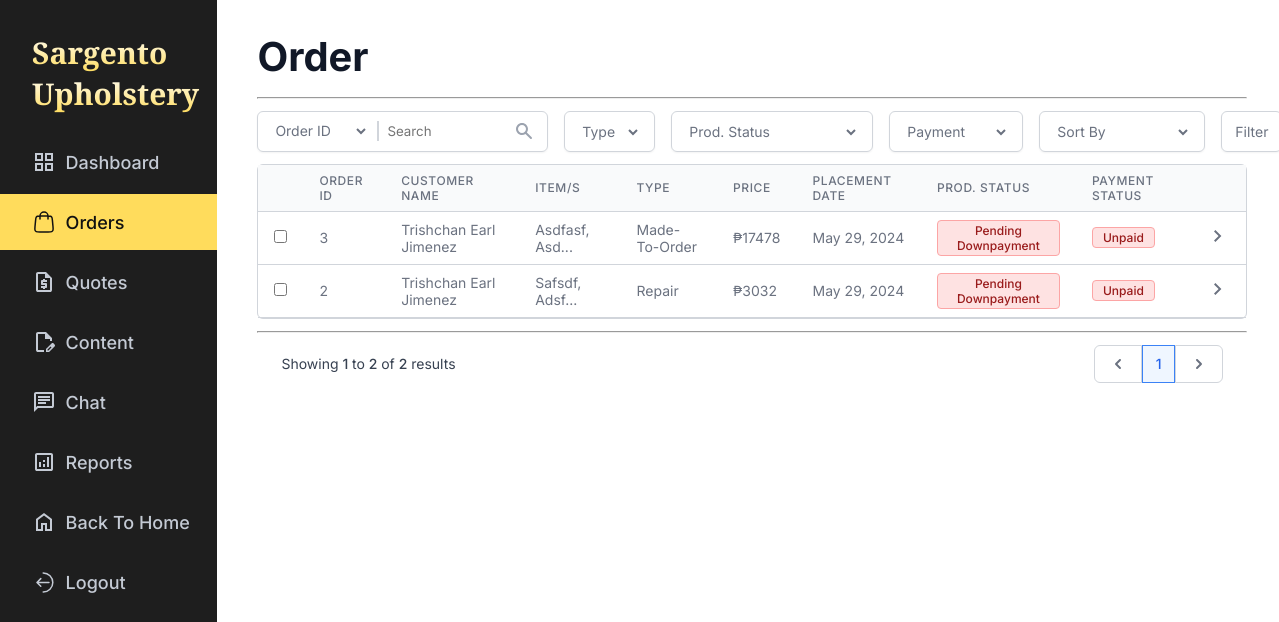
The page /admin/orders.php on the database its author committed.
### tables this page shows
CREATE TABLE IF NOT EXISTS `orders` (
  `order_id` int NOT NULL AUTO_INCREMENT,
  `quote_id` int DEFAULT NULL,
  `order_phase` enum('pending_downpayment','awaiting_furniture','in_production','pending_fullpayment','out_for_delivery','received','cancelled') NOT NULL DEFAULT 'pending_downpayment',
  `payment_phase` enum('unpaid','partially_paid','fully_paid') NOT NULL DEFAULT 'unpaid',
  `created_at` datetime NOT NULL DEFAULT CURRENT_TIMESTAMP,
  `est_completion_date` date DEFAULT NULL,
  `updated_at` timestamp NOT NULL DEFAULT CURRENT_TIMESTAMP,
  PRIMARY KEY (`order_id`),
  KEY `orders_quote_id_fk` (`quote_id`)
);

### admin/orders.php (the view, shortened to what this page needs)
<?php
    require '../database_connection.php';
    $order_sort = $_GET['order-sort'] ?? '';
    $current_page = isset($_GET['page']) ? (int)($_GET['page']) : 1;
    $count_query = "
        SELECT
            COUNT(*) AS total_records
        FROM
            orders O
        JOIN
            quotes Q USING(quote_id)
        JOIN
            users U ON Q.customer_id = U.user_id
        WHERE 1
    ";
    $query = "
        SELECT
            O.order_id,
            U.name AS customer_name,
            Q.service_type AS order_type,
            Q.total_price AS price,
            GROUP_CONCAT(CONCAT(UPPER(SUBSTRING(I.furniture, 1, 1)), LOWER(SUBSTRING(I.furniture, 2))) SEPARATOR ', ') AS item,
            O.created_at AS placement_date,
            O.order_phase AS prod_status,
            O.payment_phase AS payment_status
        FROM
            orders O
        JOIN
            quotes Q USING (quote_id)
        LEFT JOIN
            items I USING (quote_id)
        JOIN
            users U ON Q.customer_id = U.user_id
        WHERE 1
    ";
    $count_result = $conn->query($count_query);
    $total_records = $count_result->fetch(PDO::FETCH_ASSOC)['total_records'];
    $query .= " GROUP BY O.order_id";
    if (!($order_sort === 'default' || empty($order_sort))) {
        $query .= " ORDER BY $order_sort DESC";
    } else {
        $query .= " ORDER BY O.updated_at DESC";
    }
    $query .= " LIMIT 10";
    $stmt = $conn->query($query);
    $orders = $stmt->fetchAll(PDO::FETCH_ASSOC);
    $page_count = $total_records < 10 ? 1 : ceil($total_records / 10);
?>
<!DOCTYPE html>
<html lang="en">
<head>
    <link rel="stylesheet" href="../css/global.css">
    <link rel="stylesheet" href="../css/admin/orders.css">
</head>
<body>
    <div class="orders">
        <?php require 'sidebar.php' ?>
        <div class="order-list">
            <p class="main-title">Order</p>
            <hr class="divider">
            <form class="order-filters" method="get" action="">
                <div class="order-filter-search">
                    <select name="search-order" id="" class="search-selector">
                        <option value="order_id">Order ID</option>
                    </select>
                    <hr class="filter-divider">
                    <div class="input-search">
                        <input type="text" name="search-input" id="" size="12" placeholder="Search">
                        <img src="../websiteimages/icons/Search.svg" alt="">
                    </div>
                </div>
                <div class="filter-type selector-container">
                    <select name="service-type" id="" class="selector">
                        <option value="default">Type</option>
                    </select>
                </div>
                <div class="filter-prod-status selector-container">
                    <select name="order-prod-status" id="" class="selector">
                        <option value="default">Prod. Status</option>
                    </select>
                </div>
                <div class="filter-payment-status selector-container">
                    <select name="order-payment-status" id="" class="selector">
                        <option value="default">Payment</option>
                    </select>
                </div>
                <div class="filter-sort selector-container">
                    <select name="order-sort" id="" class="selector">
                        <option value="default">Sort By</option>
                    </select>
                </div>
                <input type="submit" value="Filter">
            </form>
            <table class="order-table">
                <thead>
                    <tr>
                        <th></th>
                        <th>Order Id</th>
                        <th>Customer Name</th>
                        <th>ITEM/S</th>
                        <th>Type</th>
                        <th>Price</th>
                        <th>Placement Date</th>
                        <th>Prod. Status</th>
                        <th>Payment Status</th>
                        <th></th>
                    </tr>
                </thead>
                <tbody>
                    <?php
                        foreach($orders AS $order) {
                            $price = is_null($order['price']) ? "N/A" : "₱{$order['price']}";
                            $date = date('M d, Y', strtotime($order['placement_date']));
                            $prod_status = str_replace("_", "-", $order['prod_status']);
                            $prod_status_text = ucwords(str_replace("-", " ", $prod_status));
                            $payment_status = str_replace("_", "-", $order['payment_status']);
                            $payment_status_text = ucwords(str_replace("_", " ", $order['payment_status']));
                            $type = ($order['order_type'] === "mto") ? "Made-To-Order" : "Repair";
                            $order_status = str_replace("_", "-", $order['prod_status']);
                            $statuses = [
                                "pending-downpayment" => "Pending Downpayment",
                                "awating-furniture" => "Awaiting Furniture",
                                "in-production" => "In Production",
                                "pending-fullpayment" => "Pending Fullpayment",
                                "out-for-delivery" => "Out for Delivery",
                                "received" => "Received",
                            ];
                            $prod_status_options = "";
                            if($order_status === "cancelled") {
                            } else {
                                $include = false;
                                foreach ($statuses as $status => $status_text) {
                                    if ($include) {
                                        $prod_status_options .= "<option value='{$status}'>{$status_text}</option>";
                                    }
                                    if ($status === $order_status) {
                                        $prod_status_options .= "<option value='{$status}'>{$status_text}</option>";
                                        $include = true;
                                    }
                                }
                            }
                            $item = ucwords($order['item']);
                            if (strlen($item) > 12) {
                                $item = substr($item, 0, 12) . '...';
                            }
                            echo "
                            <tr data-id='{$order['order_id']}'>
                                <td><input type='checkbox' name='' id=''></td>
                                <td>{$order['order_id']}</td>
                                <td>{$order['customer_name']}</td>
                                <td>{$item}</td>
                                <td>{$type}</td>
                                <td>{$price}</td>
                                <td>{$date}</td>
                                <td class='prod-status status'>
                                    <span data-prod-status='{$prod_status}'>{$prod_status_text}</span>
                                    <select name='select-prod-status' id=''>
                                        {$prod_status_options}
                                    </select>
                                </td>
                                <td class='payment-status status'>
                                    <span data-payment='{$payment_status}'>{$payment_status_text}</span>
                                    <select name='select-payment-status' id=''>
                                        <option value='unpaid'>Unpaid</option>
                                        <option value='partially-paid'>Partially Paid</option>
                                        <option value='fully-paid'>Fully Paid</option>
                                    </select>
                                </td>
                                <td class='chevron-right'>
                                    <a href='order_details.php?order-id={$order['order_id']}'>
                                        <svg xmlns='http://www.w3.org/2000/svg' height='24px' viewBox='0 -960 960 960' width='24px' fill='#6B7280'><path d='M504-480 320-664l56-56 240 240-240 240-56-56 184-184Z'/></svg>
                                    </a>
                                </td>
                            </tr>
                            ";
                        }
                    ?>
                </tbody>
            </table>
            <hr class="divider">
            <div class="query-records">
                <div class="record-count">
                    Showing
                    <span>
                        <?php
                            if($total_records === 0) echo 0;
                            else echo (($current_page-1) * 10) + 1;
                        ?>
                    </span>
                    to
                    <span>
                    <?php
                        if($current_page * 10 > $total_records) echo $total_records;
                        else echo $current_page * 10;
                    ?>
                    </span> of <span><?= $total_records ?></span> results
                </div>
                <form class="pagination" method="get">
                    <button type="submit" name="page" value="<?php echo $current_page - 1 ?>" class="previous-page page-btn" <?php if($current_page === 1) echo "disabled"?>>
                    </button>
                    <?php
                        for ($i = $current_page, $firstPages = 0; $i <= $page_count; $i++, $firstPages++) {
                            if($firstPages < 3 || $page_count - $i < 3) {
                                $is_active_page = $current_page === $i ? 'active-page' : '';
                                $disabled = $current_page === $i ? 'disabled' : '';
                                echo "
                                    <button type='submit' name='page' value='{$i}' class='page-btn {$is_active_page}' {$disabled}>
                                        {$i}
                                    </button>
                                ";
                            }
                        }
                    ?>
                    <button type="submit" value="<?php echo $current_page + 1 ?>" name="page" class="next-page page-btn" <?php if($current_page === (int)$page_count) echo "disabled"?>>
                    </button>
                </form>
            </div>
        </div>
    </div>
</body>
</html>

### css/global.css (style rules this page uses)
:root { --fs-48: clamp(28px, 3.12vw, 48px); --fs-40: clamp(26px, 2.59vw, 40px); --fs-36: clamp(25px, 2.34vw, 36px); --fs-32: clamp(24px, 2.08vw, 32px); --fs-24: clamp(22px, 1.56vw, 24px); --fs-20: clamp(18px, 1.3vw, 20px); --fs-18: clamp(16px, 1.17vw, 18px); --fs-16: clamp(14px, 0.78vw, 16px); }
* { box-sizing: border-box; margin: 0; padding: 0; text-decoration: none; }
body { font-family: 'Playfair Display', sans-serif; }
.main-title { font-size: var(--fs-48); font-weight: bold; }

### css/admin/orders.css (style rules this page uses)
.orders { display: flex; }
.order-list { padding-left: 2.5rem; padding-top: 2rem; padding-right: 2rem; width: 83%; }
.main-title { color: var(--gray-900, #111827); font-size: 1.5rem; font-weight: 600; margin-bottom: 1rem; }
.divider { background: var(--gray-300, #D1D5DB); color: #D1D5DB; height: 0.0625rem; align-self: stretch; }
.order-filters { display: flex; margin: 0.75rem 0; gap: 1rem; }
.order-filter-search { display: flex; align-items: center; padding: 0.56rem 0.81rem; border-radius: 0.375rem; border: 1px solid var(--gray-300, #D1D5DB); gap: 0.5rem; box-shadow: 0px 1px 2px 0px rgba(0, 0, 0, 0.05); }
.search-selector { outline: transparent; border: transparent; background-color: #fff; color: #6B7280; font-size: 0.875rem; }
.filter-divider { width: 0.0625rem; height: 1.25rem; border: #D1D5DB 1px solid; }
.input-search { display: flex; align-items: center; justify-content: space-between; }
.input-search input { outline: none; border: none; }
.selector-container { padding: 0.5625rem 0.8125rem; border-radius: 0.375rem; border: 1px solid var(--gray-300, #D1D5DB); box-shadow: 0px 1px 2px 0px rgba(0, 0, 0, 0.05); }
.selector { color: #6B7280; font-size: 0.875rem; outline: transparent; border: transparent; background-color: #fff; }
.chevron-right { cursor: pointer; }
.prod-status, .payment-status { font-size: 0.75rem; font-weight: 500; }
.prod-status span, .payment-status span { display: none; }
.status span { display: inline-block; padding: 0.125rem 0.625rem; width: auto; border-radius: 0.25rem; text-align: center; font-size: 0.75rem; font-weight: 500; cursor: pointer; text-transform: capitalize; }
.status span[data-payment="unpaid"], .status span[data-prod-status="pending-downpayment"], .status span[data-prod-status="pending-fullpayment"], .status span[data-prod-status="cancelled"], .status span[data-prod-status="rejected"] { color: var(--red-800, #991B1B); border: 1px solid var(--red-300, #FCA5A5); background: var(--red-100, #FEE2E2); }
.query-records { padding: 0.75rem 1.5rem; display: flex; justify-content: space-between; align-items: center; }
.record-count { color: var(--gray-700, #374151); font-size: 0.875rem; }
.record-count span { font-weight: 500; }
.pagination { display: flex; align-items: center; justify-content: center; }
.page-btn { display: flex; padding: 0.4rem 0.8rem; height: 2.375rem; cursor: pointer; justify-content: center; align-items: center; border: 1px solid var(--gray-300, #D1D5DB); background: var(--white, #FFF); outline: transparent; color: #6B7280; font-size: 0.875rem; font-weight: 500; }
.previous-page { border-radius: 0.375rem 0rem 0rem 0.375rem; }
.next-page { border-radius: 0rem 0.375rem 0.375rem 0rem; }
.active-page, .page-btn:hover:not(:disabled) { border: 1px solid var(--blue-500, #3B82F6) !important; background: var(--blue-50, #EFF6FF) !important; color: var(--blue-600, #2563EB) !important; }
.previous-page:disabled, .next-page:disabled { cursor: not-allowed; }

### rows shown on the page
orders: order_id "3", customer_name "Trishchan Earl Jimenez", item "Asdfasf, Asd...", type "Made-To-Order", price "₱17478", created_at "May 29, 2024", order_phase "Pending Downpayment", payment_phase "Unpaid"
orders: order_id "2", customer_name "Trishchan Earl Jimenez", item "Safsdf, Adsf...", type "Repair", price "₱3032", created_at "May 29, 2024", order_phase "Pending Downpayment", payment_phase "Unpaid"

### other values the page prints
$total_records "2"
